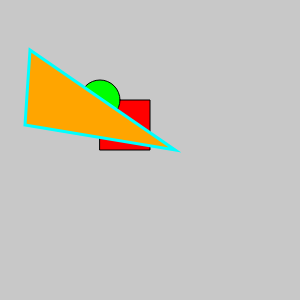
Frame 1 (no input)
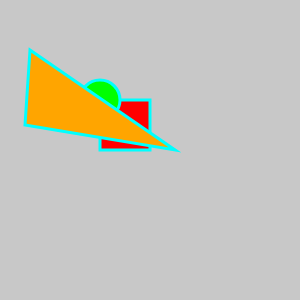
Frame 60 (no input)
Frame 120 (the mouse pressed at the canvas centre since frame 60): identical to frame 60, image omitted

The p5.js sketch that drew these frames (run headless with seeded random() and noise() and a simulated clock; from frame 60 on, the mouse is pressed at the canvas centre):

// p5.js sketch
// ── sketch.js
function setup() {
    createCanvas(300, 300);
    background(220);
    text("p5.js vers 0.9.0 test.", 10, 15);
}

function draw() {
    background(200);
    fill(255, 0, 0);     // red
    rect(100, 100, 50, 50);
    fill(0, 255, 0);     // green
    circle(100, 100, 40);
    stroke(0, 255, 255); // cyan
    strokeWeight(3);
    fill(255, 165, 0);   // orange
    triangle(30, 50, 25, 125, 175, 150);
}
